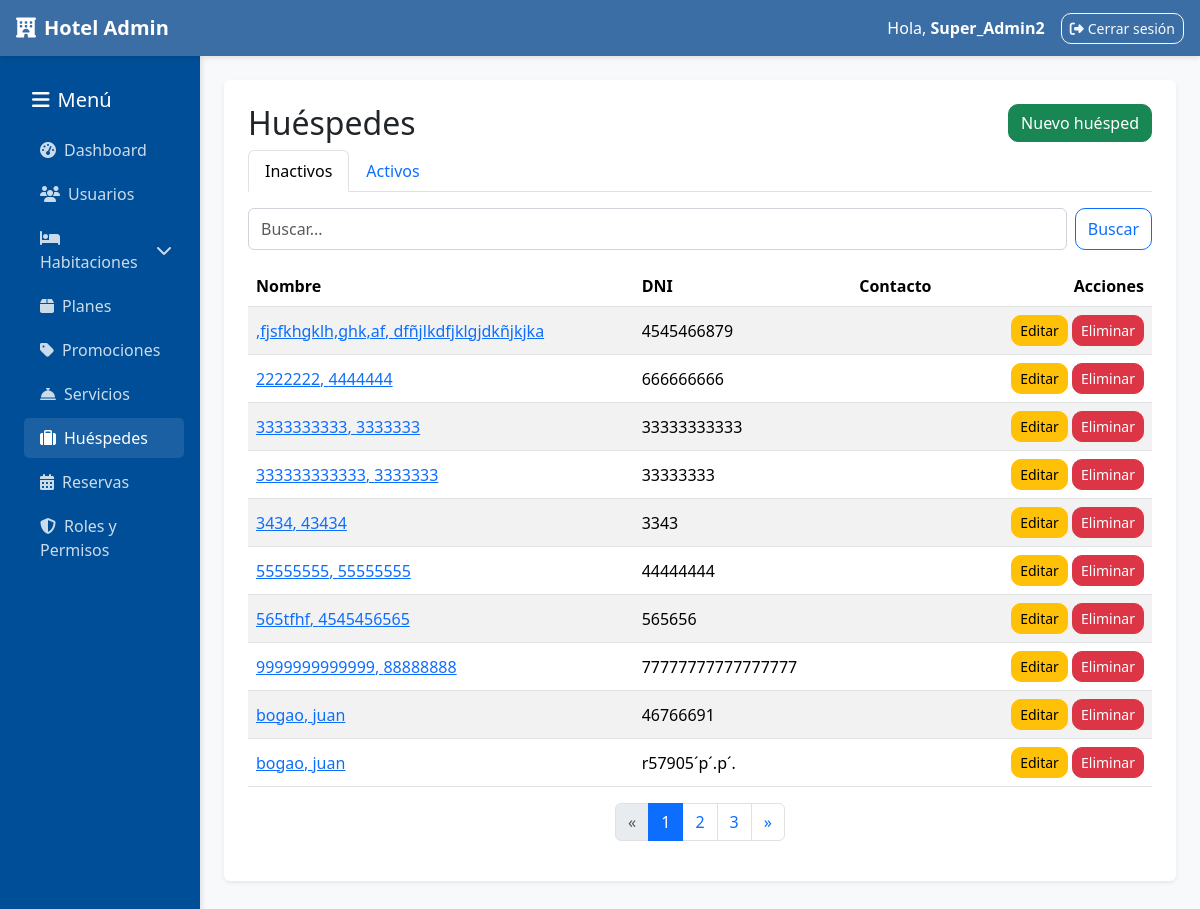
The app's page /administracion/huespedes/ (signed in) with its own data.
### administracion/models.py (models this page shows, shortened)
class Huesped(models.Model):
    nombre = models.CharField(max_length=100)
    apellido = models.CharField(max_length=100)
    dni = models.CharField(max_length=20, unique=True)
    telefono = models.CharField(max_length=20)
    email = models.EmailField(blank=True, null=True)
    class Meta:
        ordering = ["apellido", "nombre"]

### administracion/views.py (the view)
# urls.py: path("huespedes/", views.huespedes_list, name="huespedes_list"),
@requiere_staff_y_permiso('huespedes', 'ver')
def huespedes_list(request):
    q = request.GET.get("q", "")
    qs = Huesped.objects.all()
    if q:
        qs = qs.filter(
            Q(nombre__icontains=q) | Q(apellido__icontains=q) | Q(dni__icontains=q) |
            Q(email__icontains=q) | Q(telefono__icontains=q)
        )
    page_obj = _paginate(request, qs, 10)
    return render(request, "administracion/huespedes_list.html", {"page_obj": page_obj, "q": q})

### administracion/permissions.py (called while the page is built, shortened)
def usuario_tiene_permiso(usuario, modulo, accion):
    if not usuario.is_authenticated:
        return False
    if usuario.is_superuser:
        return True
    if modulo == 'dashboard' and accion == 'ver' and usuario.is_staff:
        return True
    roles_usuario = UsuarioRol.objects.filter(
        usuario=usuario,
        activo=True,
        rol__activo=True
    ).select_related('rol')
    if not roles_usuario.exists():
        return False
    for usuario_rol in roles_usuario:
        rol = usuario_rol.rol
        if rol.nombre == 'super_admin':
            return True
    return False

def obtener_roles_usuario(usuario):
    if not usuario.is_authenticated:
        return []
    return UsuarioRol.objects.filter(
        usuario=usuario,
        activo=True,
        rol__activo=True
    ).select_related('rol')

def es_super_admin(usuario):
    if not usuario.is_authenticated:
        return False
    if usuario.is_superuser:
        return True
    return UsuarioRol.objects.filter(
        usuario=usuario,
        rol__nombre='super_admin',
        activo=True,
        rol__activo=True
    ).exists()

def obtener_permisos_usuario(usuario):
    if not usuario.is_authenticated:
        return {}
    roles_usuario = obtener_roles_usuario(usuario)
    permisos_dict = {}
    for usuario_rol in roles_usuario:
        rol = usuario_rol.rol
        if rol.nombre == 'super_admin':
            from .models import Permiso
            permisos = Permiso.objects.all()
            for permiso in permisos:
                if permiso.modulo not in permisos_dict:
                    permisos_dict[permiso.modulo] = []
                if permiso.accion not in permisos_dict[permiso.modulo]:
                    permisos_dict[permiso.modulo].append(permiso.accion)
    if usuario.is_staff:
        acciones = permisos_dict.get('dashboard', [])
        if 'ver' not in acciones:
            acciones.append('ver')
            permisos_dict['dashboard'] = acciones
    return permisos_dict

### administracion/views.py (called while the page is built)
def _paginate(request, queryset, per_page=10):
    page_number = request.GET.get("page")
    paginator = Paginator(queryset, per_page)
    return paginator.get_page(page_number)

### administracion/templates/administracion/huespedes_list.html (shortened to what this page needs)
{% extends "administracion/base_admin.html" %}
{% block content %}
<div class="d-flex justify-content-between align-items-center mb-2">
  <h2 class="mb-0">Huéspedes</h2>
  {% if permisos.huespedes.crear %}
  <a href="{% url 'administracion:huespedes_create' %}" class="btn btn-success">Nuevo huésped</a>
  {% endif %}
</div>
<ul class="nav nav-tabs mb-3">
  <li class="nav-item">
    <a class="nav-link active" href="{% url 'administracion:huespedes_list' %}">Inactivos</a>
  </li>
  <li class="nav-item">
    <a class="nav-link" href="{% url 'administracion:huespedes_activos' %}">Activos</a>
  </li>
</ul>
{% include "administracion/_list_toolbar.html" %}
<table class="table table-striped align-middle">
  <thead>
    <tr>
      <th>Nombre</th>
      <th>DNI</th>
      <th>Contacto</th>
      <th class="text-end">Acciones</th>
    </tr>
  </thead>
  <tbody>
    {% for h in page_obj.object_list %}
    <tr>
      <td><a href="{% url 'administracion:huesped_detail' h.id %}">{{ h.apellido }}, {{ h.nombre }}</a></td>
      <td>{{ h.dni }}</td>
      <td>
      </td>
      <td class="text-end">
        {% if permisos.huespedes.editar %}
        <a href="{% url 'administracion:huespedes_edit' h.id %}" class="btn btn-sm btn-warning">Editar</a>
        {% endif %}
        {% if permisos.huespedes.eliminar %}
        <a href="{% url 'administracion:huespedes_delete' h.id %}" class="btn btn-sm btn-danger">Eliminar</a>
        {% endif %}
      </td>
    </tr>
    {% empty %}
    <tr><td colspan="4" class="text-center text-muted">Sin huéspedes registrados.</td></tr>
    {% endfor %}
  </tbody>
</table>
{% include "administracion/_pagination.html" %}
{% endblock %}

### administracion/templates/administracion/base_admin.html (shortened to what this page needs)
{% load static %}
<!DOCTYPE html>
<html lang="es">
<head>
  <link href="https://cdn.jsdelivr.net/npm/bootstrap@5.3.3/dist/css/bootstrap.min.css" rel="stylesheet">
  <link rel="stylesheet" href="https://cdnjs.cloudflare.com/ajax/libs/font-awesome/6.4.0/css/all.min.css">
  <link rel="stylesheet" href="{% static 'css/admin.css' %}">
  <link rel="stylesheet" href="{% static 'css/admin-forms.css' %}">
</head>
<body>
  <nav class="navbar navbar-expand-lg navbar-dark px-3">
    <a class="navbar-brand fw-bold" href="{% url 'administracion:dashboard' %}">
      <i class="fas fa-hotel me-2"></i>Hotel Admin
    </a>
    <div class="ms-auto d-flex align-items-center">
      <span class="text-white me-3">Hola, <b>{{ user.username|title }}</b></span>
      <a href="{% url 'administracion:admin_logout' %}" class="btn btn-outline-light btn-sm">
        <i class="fas fa-sign-out-alt me-1"></i>Cerrar sesión
      </a>
    </div>
  </nav>
  <div class="container-fluid">
    <div class="row">
      <aside class="col-12 col-md-3 col-lg-2 sidebar">
        <h5 class="text-white mb-3 mt-3 ps-3">
          <i class="fas fa-bars me-2"></i>Menú
        </h5>
        <ul class="nav flex-column ps-2">
          {% if permisos.dashboard.ver %}
          <li class="nav-item">
            <a class="nav-link ps-3" href="{% url 'administracion:dashboard' %}">
              <i class="fas fa-tachometer-alt me-2"></i>Dashboard
            </a>
          </li>
          {% endif %}
          {% if permisos.usuarios.ver %}
          <li class="nav-item">
            <a class="nav-link ps-3" href="{% url 'administracion:usuarios_list' %}">
              <i class="fas fa-users me-2"></i>Usuarios
            </a>
          </li>
          {% endif %}
          {% if permisos.habitaciones.ver %}
          <li class="nav-item">
            <a class="nav-link d-flex justify-content-between align-items-center ps-3"
               data-bs-toggle="collapse" href="#habitacionesSubmenu">
              <span><i class="fas fa-bed me-2"></i>Habitaciones</span>
              <i class="fas fa-chevron-down"></i>
            </a>
          </li>
          {% endif %}
          {% if permisos.planes.ver %}
          <li class="nav-item">
            <a class="nav-link ps-3" href="{% url 'administracion:planes_list' %}">
              <i class="fas fa-box me-2"></i>Planes
            </a>
          </li>
          {% endif %}
          {% if permisos.promociones.ver %}
          <li class="nav-item">
            <a class="nav-link ps-3" href="{% url 'administracion:promociones_list' %}">
              <i class="fas fa-tag me-2"></i>Promociones
            </a>
          </li>
          {% endif %}
          {% if permisos.servicios.ver %}
          <li class="nav-item">
            <a class="nav-link ps-3" href="{% url 'administracion:servicios_list' %}">
              <i class="fas fa-concierge-bell me-2"></i>Servicios
            </a>
          </li>
          {% endif %}
          {% if permisos.huespedes.ver %}
          <li class="nav-item">
            <a class="nav-link ps-3" href="{% url 'administracion:huespedes_list' %}">
              <i class="fas fa-suitcase me-2"></i>Huéspedes
            </a>
          </li>
          {% endif %}
          {% if permisos.reservas.ver %}
          <li class="nav-item">
            <a class="nav-link ps-3" href="{% url 'administracion:ver_reservas' %}">
              <i class="fas fa-calendar-alt me-2"></i>Reservas
            </a>
          </li>
          {% endif %}
          {% if permisos.roles.ver %}
          <li class="nav-item">
            <a class="nav-link ps-3" href="{% url 'administracion:roles_list' %}">
              <i class="fas fa-shield-alt me-2"></i>Roles y Permisos
            </a>
          </li>
          {% endif %}
        </ul>
      </aside>
      <main class="col-12 col-md-9 col-lg-10 p-4">
        <div class="content-wrapper bg-white p-4 rounded shadow-sm mb-4">
          {% block content %}{% endblock %}
        </div>
      </main>
    </div>
  </div>
</body>
</html>

### administracion/static/css/admin.css (style rules this page uses)
body { font-family: 'Segoe UI', system-ui, -apple-system, Roboto, Arial, sans-serif; }
.sidebar { background-color: #003d33; min-height: calc(100vh - 56px); padding: 16px; }
.sidebar .nav-link { color: #f5f5dc; margin-bottom: 8px; border-radius: 10px; padding: 8px 12px; }
.table td, .table th { vertical-align: middle; }
.btn { border-radius: 10px; }

### administracion/templates/administracion/base_admin.html (style rules this page uses)
:root { --primary-color: #3a6ea5; --secondary-color: #004e98; --accent-color: #ff9505; --light-bg: #f8f9fa; --dark-bg: #343a40; }
body { background-color: var(--light-bg); font-family: 'Segoe UI', Tahoma, Geneva, Verdana, sans-serif; }
.sidebar { background-color: var(--secondary-color); min-height: calc(100vh - 56px); box-shadow: 2px 0 5px rgba(0,0,0,0.1); padding-top: 1rem; }
.sidebar .nav-link { color: rgba(255,255,255,0.8); border-radius: 5px; margin: 2px 0; transition: all 0.3s; }
.sidebar .nav-link:hover, .sidebar .nav-link.active { background-color: rgba(255,255,255,0.1); color: white; }
.navbar { background-color: var(--primary-color) !important; box-shadow: 0 2px 5px rgba(0,0,0,0.1); }

### records on screen
Huesped: apellido ",fjsfkhgklh,ghk,af", nombre "dfñjlkdfjklgjdkñjkjka", dni "4545466879"
Huesped: apellido "2222222", nombre "4444444", dni "666666666"
Huesped: apellido "3333333333", nombre "3333333", dni "33333333333"
Huesped: apellido "333333333333", nombre "3333333", dni "33333333"
Huesped: apellido "3434", nombre "43434", dni "3343"
Huesped: apellido "55555555", nombre "55555555", dni "44444444"
Huesped: apellido "565tfhf", nombre "4545456565", dni "565656"
Huesped: apellido "9999999999999", nombre "88888888", dni "77777777777777777"
Huesped: apellido "bogao", nombre "juan", dni "46766691"
Huesped: apellido "bogao", nombre "juan", dni "r57905´p´.p´."

### other values on screen
{{ user.username|title }} "Super_Admin2"
{{ i }} "1"
{{ i }} "2" "3"
